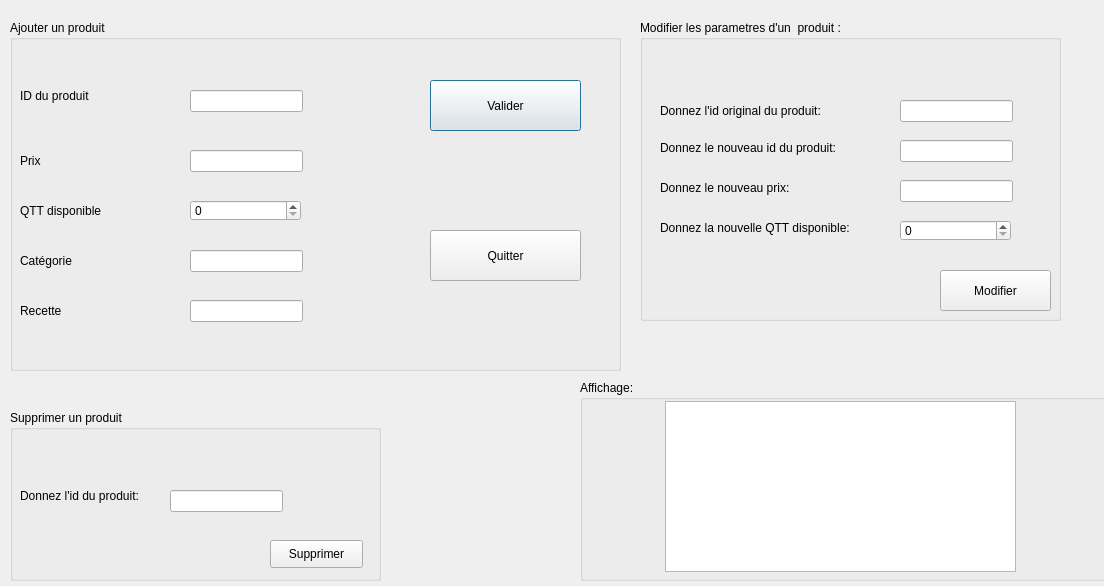
<?xml version="1.0" encoding="UTF-8"?>
<ui version="4.0">
 <class>Dialog</class>
 <widget class="QDialog" name="Dialog">
  <property name="geometry">
   <rect>
    <x>0</x>
    <y>0</y>
    <width>1104</width>
    <height>586</height>
   </rect>
  </property>
  <property name="windowTitle">
   <string>Dialog</string>
  </property>
  <widget class="QGroupBox" name="groupBox">
   <property name="geometry">
    <rect>
     <x>10</x>
     <y>20</y>
     <width>611</width>
     <height>351</height>
    </rect>
   </property>
   <property name="title">
    <string>Ajouter un produit </string>
   </property>
   <widget class="QLabel" name="label_4">
    <property name="geometry">
     <rect>
      <x>10</x>
      <y>50</y>
      <width>81</width>
      <height>51</height>
     </rect>
    </property>
    <property name="text">
     <string>ID du produit </string>
    </property>
   </widget>
   <widget class="QLabel" name="label_5">
    <property name="geometry">
     <rect>
      <x>10</x>
      <y>120</y>
      <width>71</width>
      <height>41</height>
     </rect>
    </property>
    <property name="text">
     <string>Prix </string>
    </property>
   </widget>
   <widget class="QLabel" name="label_6">
    <property name="geometry">
     <rect>
      <x>10</x>
      <y>160</y>
      <width>111</width>
      <height>61</height>
     </rect>
    </property>
    <property name="text">
     <string>QTT disponible </string>
    </property>
   </widget>
   <widget class="QLineEdit" name="lineEdit_ID_2">
    <property name="geometry">
     <rect>
      <x>180</x>
      <y>70</y>
      <width>113</width>
      <height>22</height>
     </rect>
    </property>
    <property name="maxLength">
     <number>32767</number>
    </property>
   </widget>
   <widget class="QLineEdit" name="lineEdit_Prix_2">
    <property name="geometry">
     <rect>
      <x>180</x>
      <y>130</y>
      <width>113</width>
      <height>22</height>
     </rect>
    </property>
   </widget>
   <widget class="QPushButton" name="valider">
    <property name="geometry">
     <rect>
      <x>420</x>
      <y>60</y>
      <width>151</width>
      <height>51</height>
     </rect>
    </property>
    <property name="text">
     <string>Valider</string>
    </property>
   </widget>
   <widget class="QPushButton" name="Quitter">
    <property name="geometry">
     <rect>
      <x>420</x>
      <y>210</y>
      <width>151</width>
      <height>51</height>
     </rect>
    </property>
    <property name="toolTip">
     <string>&lt;html&gt;&lt;head/&gt;&lt;body&gt;&lt;p&gt;&lt;span style=&quot; font-style:italic;&quot;&gt;Quitter&lt;/span&gt;&lt;/p&gt;&lt;/body&gt;&lt;/html&gt;</string>
    </property>
    <property name="text">
     <string>Quitter</string>
    </property>
   </widget>
   <widget class="QSpinBox" name="spinBox_2">
    <property name="geometry">
     <rect>
      <x>180</x>
      <y>180</y>
      <width>111</width>
      <height>21</height>
     </rect>
    </property>
   </widget>
   <widget class="QLineEdit" name="lineEdit_Prix_3">
    <property name="geometry">
     <rect>
      <x>180</x>
      <y>230</y>
      <width>113</width>
      <height>22</height>
     </rect>
    </property>
   </widget>
   <widget class="QLineEdit" name="lineEdit_Prix_4">
    <property name="geometry">
     <rect>
      <x>180</x>
      <y>280</y>
      <width>113</width>
      <height>22</height>
     </rect>
    </property>
   </widget>
   <widget class="QLabel" name="label_9">
    <property name="geometry">
     <rect>
      <x>10</x>
      <y>220</y>
      <width>71</width>
      <height>41</height>
     </rect>
    </property>
    <property name="text">
     <string>Catégorie</string>
    </property>
   </widget>
   <widget class="QLabel" name="label_10">
    <property name="geometry">
     <rect>
      <x>10</x>
      <y>270</y>
      <width>71</width>
      <height>41</height>
     </rect>
    </property>
    <property name="text">
     <string>Recette</string>
    </property>
   </widget>
  </widget>
  <widget class="QGroupBox" name="groupBox_2">
   <property name="geometry">
    <rect>
     <x>10</x>
     <y>410</y>
     <width>371</width>
     <height>171</height>
    </rect>
   </property>
   <property name="title">
    <string>Supprimer un produit </string>
   </property>
   <widget class="QLabel" name="label">
    <property name="geometry">
     <rect>
      <x>10</x>
      <y>70</y>
      <width>141</width>
      <height>31</height>
     </rect>
    </property>
    <property name="text">
     <string>Donnez l'id du produit: </string>
    </property>
   </widget>
   <widget class="QLineEdit" name="lineEdit">
    <property name="geometry">
     <rect>
      <x>160</x>
      <y>80</y>
      <width>113</width>
      <height>22</height>
     </rect>
    </property>
   </widget>
   <widget class="QPushButton" name="pushButton">
    <property name="geometry">
     <rect>
      <x>260</x>
      <y>130</y>
      <width>93</width>
      <height>28</height>
     </rect>
    </property>
    <property name="text">
     <string>Supprimer</string>
    </property>
   </widget>
  </widget>
  <widget class="QGroupBox" name="groupBox_3">
   <property name="geometry">
    <rect>
     <x>640</x>
     <y>20</y>
     <width>421</width>
     <height>301</height>
    </rect>
   </property>
   <property name="title">
    <string>Modifier les parametres d'un  produit :</string>
   </property>
   <widget class="QLabel" name="label_2">
    <property name="geometry">
     <rect>
      <x>20</x>
      <y>80</y>
      <width>191</width>
      <height>21</height>
     </rect>
    </property>
    <property name="text">
     <string>Donnez l'id original du produit: </string>
    </property>
   </widget>
   <widget class="QLabel" name="label_3">
    <property name="geometry">
     <rect>
      <x>20</x>
      <y>160</y>
      <width>181</width>
      <height>16</height>
     </rect>
    </property>
    <property name="text">
     <string>Donnez le nouveau prix: </string>
    </property>
   </widget>
   <widget class="QLineEdit" name="lineEdit_2">
    <property name="geometry">
     <rect>
      <x>260</x>
      <y>80</y>
      <width>113</width>
      <height>22</height>
     </rect>
    </property>
   </widget>
   <widget class="QLineEdit" name="lineEdit_3">
    <property name="geometry">
     <rect>
      <x>260</x>
      <y>160</y>
      <width>113</width>
      <height>22</height>
     </rect>
    </property>
   </widget>
   <widget class="QLineEdit" name="lineEdit_4">
    <property name="geometry">
     <rect>
      <x>260</x>
      <y>120</y>
      <width>113</width>
      <height>22</height>
     </rect>
    </property>
   </widget>
   <widget class="QLabel" name="label_7">
    <property name="geometry">
     <rect>
      <x>20</x>
      <y>120</y>
      <width>201</width>
      <height>16</height>
     </rect>
    </property>
    <property name="text">
     <string>Donnez le nouveau id du produit:</string>
    </property>
   </widget>
   <widget class="QLabel" name="label_8">
    <property name="geometry">
     <rect>
      <x>20</x>
      <y>200</y>
      <width>221</width>
      <height>16</height>
     </rect>
    </property>
    <property name="text">
     <string>Donnez la nouvelle QTT disponible:</string>
    </property>
   </widget>
   <widget class="QPushButton" name="pushButton_2">
    <property name="geometry">
     <rect>
      <x>300</x>
      <y>250</y>
      <width>111</width>
      <height>41</height>
     </rect>
    </property>
    <property name="text">
     <string>Modifier</string>
    </property>
   </widget>
   <widget class="QSpinBox" name="spinBox">
    <property name="geometry">
     <rect>
      <x>260</x>
      <y>200</y>
      <width>111</width>
      <height>21</height>
     </rect>
    </property>
   </widget>
  </widget>
  <widget class="QGroupBox" name="groupBox_4">
   <property name="geometry">
    <rect>
     <x>580</x>
     <y>380</y>
     <width>571</width>
     <height>201</height>
    </rect>
   </property>
   <property name="title">
    <string>Affichage:</string>
   </property>
   <widget class="QListView" name="listView">
    <property name="geometry">
     <rect>
      <x>85</x>
      <y>21</y>
      <width>351</width>
      <height>171</height>
     </rect>
    </property>
   </widget>
  </widget>
 </widget>
 <resources/>
 <connections/>
</ui>
